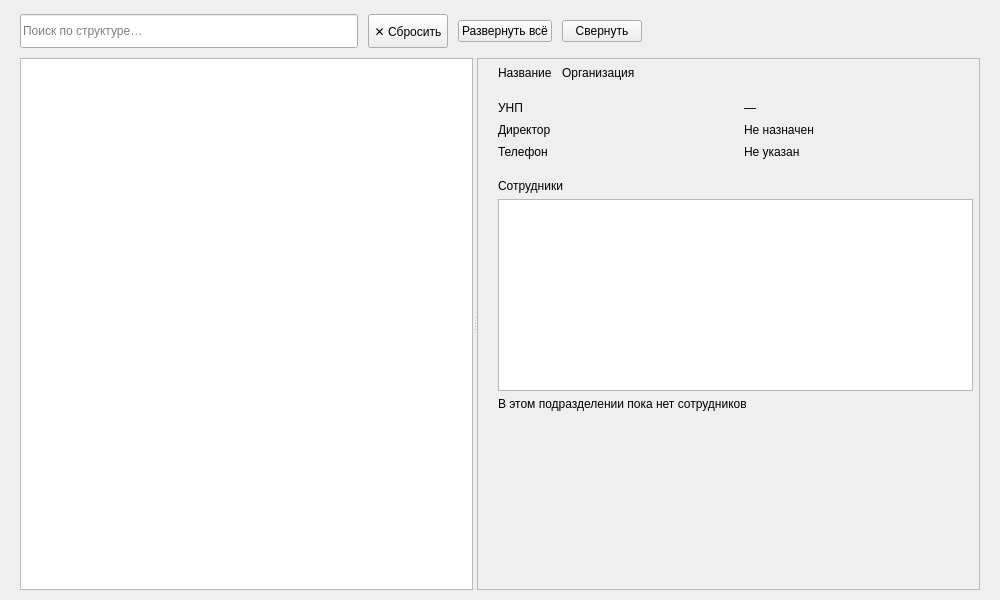
<?xml version="1.0" encoding="UTF-8"?>
<ui version="4.0">
 <class>StructurePage</class>
 <widget class="QWidget" name="StructurePage">
  <property name="geometry"><rect><x>0</x><y>0</y><width>1000</width><height>600</height></rect></property>
  <property name="styleSheet">
   <string notr="true">
QWidget#StructurePage {
    background-color: transparent;
}
QLineEdit {
    background-color: {BG_CARD_ELEVATED};
    border: 1px solid {BORDER_DEFAULT};
    border-radius: 6px;
    padding: 6px 12px;
    font-size: 13px;
    color: {TEXT_DARK_STRONG};
}
QLineEdit:focus {
    border: 1px solid {ACCENT_PRIMARY};
}
QPushButton#btnResetFilters {
    background-color: {BTN_EDIT_BG};
    color: {ACCENT_PRIMARY};
    border: 1px solid {BTN_EDIT_BORDER};
    border-radius: 6px;
    padding: 0 14px;
    font-size: 13px;
    font-weight: 500;
}
QPushButton#btnResetFilters:hover {
    background-color: {ACCENT_PRIMARY};
    color: {TEXT_ON_ACCENT};
}
QPushButton#btnExpand, QPushButton#btnCollapse {
    background-color: transparent;
    color: {TEXT_ACCENT_SOFT};
    border: none;
    padding: 0 8px;
    font-size: 12px;
}
QPushButton#btnExpand:hover, QPushButton#btnCollapse:hover {
    color: {ACCENT_PRIMARY};
}
QSplitter::handle {
    background-color: {BORDER_DEFAULT};
    width: 1px;
}
QTreeWidget {
    background-color: transparent;
    border: none;
    outline: none;
    font-size: 13px;
    color: {TEXT_BODY};
}
QTreeWidget::item {
    padding: 5px 4px;
    border-radius: 6px;
}
QTreeWidget::item:hover {
    background-color: {BG_HOVER_ALT};
}
QTreeWidget::item:selected {
    background-color: {BG_HOVER_ACCENT_SOFT};
    color: {TEXT_DARK_STRONG};
}
QScrollArea {
    border: none;
    background-color: transparent;
}
QWidget#detailContent {
    background-color: transparent;
}
QTableWidget {
    background-color: transparent;
    border: none;
    outline: none;
    gridline-color: transparent;
    font-size: 13px;
    color: {TEXT_BODY};
}
QTableWidget::item {
    border-bottom: 1px solid {BORDER_DEFAULT};
    padding-left: 6px;
}
QHeaderView {
    background-color: transparent;
}
QHeaderView::section {
    background-color: transparent;
    color: {TEXT_ACCENT_SOFT};
    border: none;
    border-bottom: 1px solid {BORDER_DEFAULT};
    padding: 6px 6px;
    font-size: 12px;
    font-weight: 500;
}
   </string>
  </property>
  <layout class="QVBoxLayout" name="verticalLayout">
   <property name="spacing"><number>10</number></property>
   <property name="leftMargin"><number>20</number></property>
   <property name="topMargin"><number>14</number></property>
   <property name="rightMargin"><number>20</number></property>
   <property name="bottomMargin"><number>10</number></property>
   <item>
    <layout class="QHBoxLayout" name="toolbarLayout">
     <property name="spacing"><number>10</number></property>
     <item>
      <widget class="QLineEdit" name="searchEdit">
       <property name="minimumSize"><size><width>280</width><height>34</height></size></property>
       <property name="maximumSize"><size><width>360</width><height>34</height></size></property>
       <property name="placeholderText"><string>Поиск по структуре…</string></property>
       <property name="clearButtonEnabled"><bool>true</bool></property>
      </widget>
     </item>
     <item>
      <widget class="QPushButton" name="btnResetFilters">
       <property name="minimumSize"><size><width>0</width><height>34</height></size></property>
       <property name="cursor"><cursorShape>PointingHandCursor</cursorShape></property>
       <property name="text"><string>✕ Сбросить</string></property>
      </widget>
     </item>
     <item>
      <widget class="QPushButton" name="btnExpand">
       <property name="cursor"><cursorShape>PointingHandCursor</cursorShape></property>
       <property name="text"><string>Развернуть всё</string></property>
      </widget>
     </item>
     <item>
      <widget class="QPushButton" name="btnCollapse">
       <property name="cursor"><cursorShape>PointingHandCursor</cursorShape></property>
       <property name="text"><string>Свернуть</string></property>
      </widget>
     </item>
     <item>
      <spacer name="toolbarSpacer">
       <property name="orientation"><enum>Qt::Orientation::Horizontal</enum></property>
       <property name="sizeHint" stdset="0"><size><width>40</width><height>20</height></size></property>
      </spacer>
     </item>
    </layout>
   </item>
   <item>
    <widget class="QSplitter" name="splitter">
     <property name="orientation"><enum>Qt::Orientation::Horizontal</enum></property>
     <property name="childrenCollapsible"><bool>false</bool></property>
     <widget class="QTreeWidget" name="treeWidget">
      <property name="minimumSize"><size><width>260</width><height>0</height></size></property>
      <property name="indentation"><number>18</number></property>
      <property name="headerHidden"><bool>true</bool></property>
      <column><property name="text"><string>Структура</string></property></column>
     </widget>
     <widget class="QScrollArea" name="scrollArea">
      <property name="widgetResizable"><bool>true</bool></property>
      <widget class="QWidget" name="detailContent">
       <layout class="QVBoxLayout" name="detailLayout">
        <property name="spacing"><number>6</number></property>
        <property name="leftMargin"><number>20</number></property>
        <property name="topMargin"><number>4</number></property>
        <property name="rightMargin"><number>6</number></property>
        <property name="bottomMargin"><number>20</number></property>
        <item>
         <layout class="QHBoxLayout" name="titleLayout">
          <property name="spacing"><number>10</number></property>
          <item>
           <widget class="QLabel" name="titleLabel">
            <property name="styleSheet"><string notr="true">border: none; background-color: transparent; font-size: 20px; font-weight: bold; color: {TEXT_DARK_STRONG};</string></property>
            <property name="text"><string>Название</string></property>
            <property name="wordWrap"><bool>true</bool></property>
           </widget>
          </item>
          <item>
           <widget class="QLabel" name="typeBadge">
            <property name="text"><string>Организация</string></property>
           </widget>
          </item>
          <item>
           <spacer name="titleSpacer">
            <property name="orientation"><enum>Qt::Orientation::Horizontal</enum></property>
            <property name="sizeHint" stdset="0"><size><width>40</width><height>20</height></size></property>
           </spacer>
          </item>
         </layout>
        </item>
        <item>
         <layout class="QGridLayout" name="fieldsLayout">
          <property name="horizontalSpacing"><number>16</number></property>
          <property name="verticalSpacing"><number>8</number></property>
          <property name="topMargin"><number>12</number></property>
          <property name="bottomMargin"><number>14</number></property>
          <item row="0" column="0">
           <widget class="QLabel" name="fieldCodeCaption">
            <property name="minimumSize"><size><width>150</width><height>0</height></size></property>
            <property name="styleSheet"><string notr="true">border: none; background-color: transparent; font-size: 13px; color: {TEXT_ACCENT_SOFT};</string></property>
            <property name="text"><string>УНП</string></property>
           </widget>
          </item>
          <item row="0" column="1">
           <widget class="QLabel" name="fieldCodeValue">
            <property name="styleSheet"><string notr="true">border: none; background-color: transparent; font-size: 13px; color: {TEXT_DARK_STRONG};</string></property>
            <property name="text"><string>—</string></property>
            <property name="textInteractionFlags"><set>Qt::TextInteractionFlag::TextSelectableByMouse</set></property>
           </widget>
          </item>
          <item row="1" column="0">
           <widget class="QLabel" name="fieldHeadCaption">
            <property name="styleSheet"><string notr="true">border: none; background-color: transparent; font-size: 13px; color: {TEXT_ACCENT_SOFT};</string></property>
            <property name="text"><string>Директор</string></property>
           </widget>
          </item>
          <item row="1" column="1">
           <widget class="QLabel" name="fieldHeadValue">
            <property name="styleSheet"><string notr="true">border: none; background-color: transparent; font-size: 13px; color: {TEXT_DARK_STRONG};</string></property>
            <property name="text"><string>Не назначен</string></property>
           </widget>
          </item>
          <item row="2" column="0">
           <widget class="QLabel" name="fieldPhoneCaption">
            <property name="styleSheet"><string notr="true">border: none; background-color: transparent; font-size: 13px; color: {TEXT_ACCENT_SOFT};</string></property>
            <property name="text"><string>Телефон</string></property>
           </widget>
          </item>
          <item row="2" column="1">
           <widget class="QLabel" name="fieldPhoneValue">
            <property name="styleSheet"><string notr="true">border: none; background-color: transparent; font-size: 13px; color: {TEXT_DARK_STRONG};</string></property>
            <property name="text"><string>Не указан</string></property>
           </widget>
          </item>
         </layout>
        </item>
        <item>
         <widget class="QLabel" name="employeesTitle">
          <property name="styleSheet"><string notr="true">border: none; background-color: transparent; font-size: 15px; font-weight: bold; color: {TEXT_DARK_STRONG};</string></property>
          <property name="text"><string>Сотрудники</string></property>
         </widget>
        </item>
        <item>
         <widget class="QTableWidget" name="employeesTable">
          <property name="verticalScrollBarPolicy"><enum>Qt::ScrollBarPolicy::ScrollBarAlwaysOff</enum></property>
         </widget>
        </item>
        <item>
         <widget class="QLabel" name="noEmployeesLabel">
          <property name="styleSheet"><string notr="true">border: none; background-color: transparent; font-size: 13px; color: {TEXT_ACCENT_SOFT}; padding: 12px 0;</string></property>
          <property name="text"><string>В этом подразделении пока нет сотрудников</string></property>
         </widget>
        </item>
        <item>
         <spacer name="detailSpacer">
          <property name="orientation"><enum>Qt::Orientation::Vertical</enum></property>
          <property name="sizeHint" stdset="0"><size><width>20</width><height>40</height></size></property>
         </spacer>
        </item>
       </layout>
      </widget>
     </widget>
    </widget>
   </item>
  </layout>
 </widget>
 <resources/>
 <connections/>
</ui>
